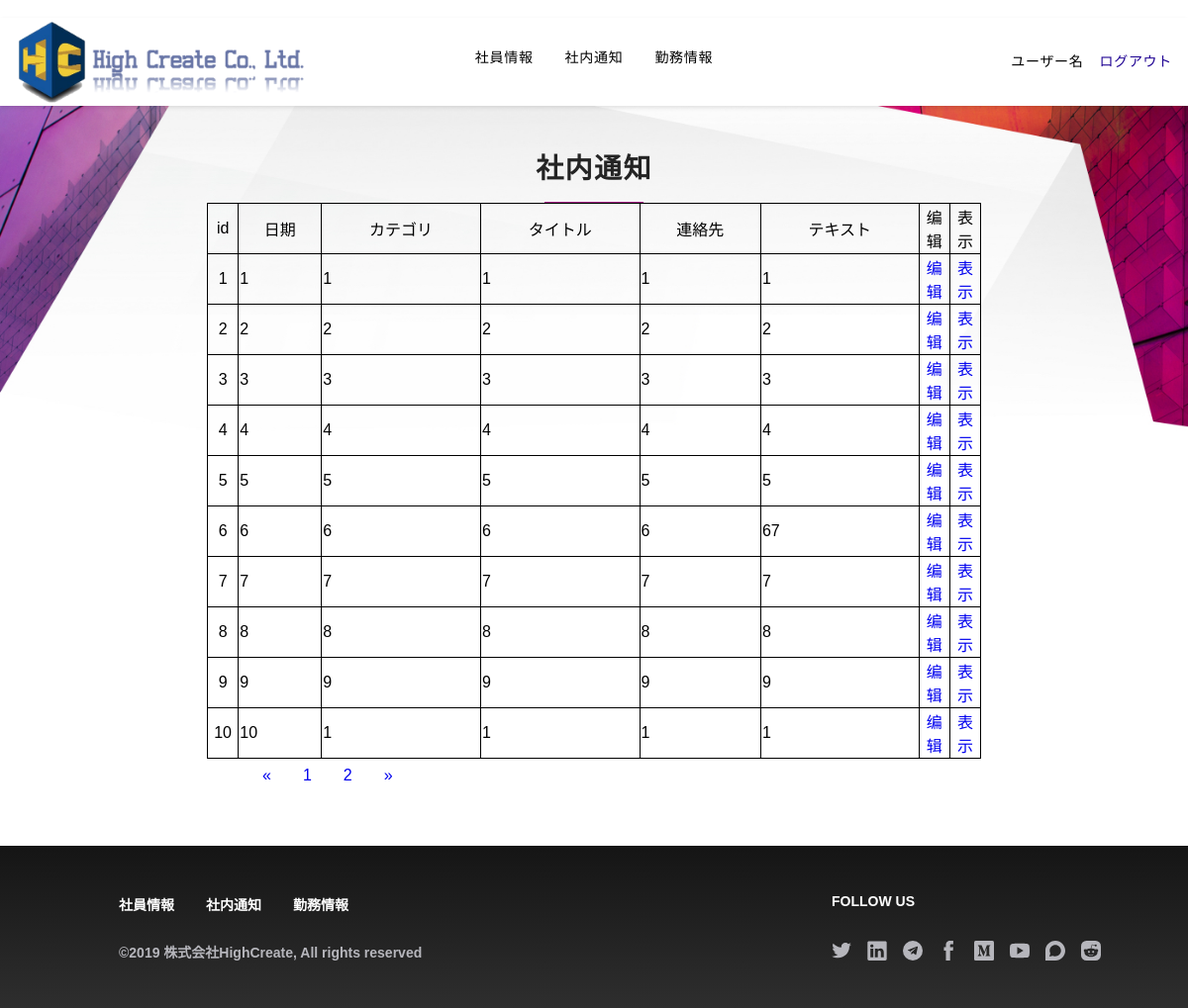
The page /notice/ on the database its author committed.
### homepage/models.py (models this page shows)
class noticeInfo(models.Model):
    userId = models.CharField(primary_key=True, max_length=20, verbose_name='userId')
    userData = models.CharField(blank=True, max_length=100, verbose_name='userData')
    userCategory = models.CharField(blank=True, max_length=100, verbose_name='userCategory')
    userTitle = models.CharField(blank=True, max_length=100, verbose_name='userTitle')
    userContact = models.CharField(blank=True, max_length=100, verbose_name='userContact')
    userText = models.CharField(blank=True, max_length=200, verbose_name='userText')
    class Meta:
        managed = False
        db_table = 'noticeInfo'

### homepage/officeviews.py (the view)
# urls.py: path('notice/', officeviews.notice, name='notice'),
def notice(request):
    page = request.GET.get('page')
    if page:
        page = int(page)
    else:
        page = 1
    detail_info = models.noticeInfo.objects.all()
    paginator = Paginator(detail_info, 10)
    page_num = paginator.num_pages
    page_article_list = paginator.page(page)
    if page_article_list.has_next():
        next_page = page + 1
    else:
        next_page = page
    if page_article_list.has_previous():
        previous_page = page - 1
    else:
        previous_page = page
    return render(request, 'notice.html',
                  {
                      'detail_info': page_article_list,
                      'page_num': range(1, page_num + 1),
                      'curr_page': page,
                      'next_page': next_page,
                      'previous_page': previous_page
                  }
                  )

### templates/notice.html (shortened to what this page needs)
{% extends 'officebase.html' %} {% block title %}社内通知 | HighCreate{% endblock %} {% block content %}
    <div class="p-3 bg-center bg-top bg-white mx-auto relative xl:p-0 PageWrap__ContentContainer-kkdcvd-0 dzVwN"
         id="site-content" ng-controller="ScrollController" data-ng-init="init('{{ jumpflag }}')">
        <div classnames="">
            <div class="Mantel__Container-sc-90mahe-0 loqmwV">
                <header>
                    <h1 class=" font-sans text-charcoal tracking-wide uppercase text-center pb-2 font-black uppercase md:text-3xl text-3xl">
                        社内通知</h1>
                    <div class=" h-px bg-magenta mx-auto" style="width: 100px;">
                    </div>
                </header>
            </div>
            <div class="Technology__SectionContainer-sc-1uzfb71-0 dnLgNL">
                <table class="table table-bordered ">
                    <tr class="text-center">
                        <td style="width: 4%;">id</td>
                        <td>日期</td>
                        <td>カテゴリ</td>
                        <td>タイトル</td>
                        <td>連絡先</td>
                        <td>テキスト</td>
                        <td style="width: 4%;">编辑</td>
                        <td style="width: 4%;">表示</td>
                    </tr>
                    {% for detail_info in detail_info %}
                        <tr>
                            <td class="text-center">{{ detail_info.userId }}</td>
                            <td>{{ detail_info.userData }}</td>
                            <td>{{ detail_info.userCategory }}</td>
                            <td>{{ detail_info.userTitle }}</td>
                            <td>{{ detail_info.userContact }}</td>
                            <td>{{ detail_info.userText }}</td>
                            <td class="text-center">
                                <a class="btn btn-default btn-xs" href="/notice/{{ detail_info.userId }}">编辑</a>
                            </td>
                            <td class="text-center">
                                <a class="btn btn-default btn-xs" href="/notices/{{ detail_info.userId }}">表示</a>
                            </td>
                        </tr>
                    {% endfor %}
                </table>
                <div class="boby-footer">
                    <div class="col-md-5 col-md-offset-5">
                        <nav aria-label="Page navigation">
                            <ul class="pagination">
                                <li>
                                    <a href="?page={{ previous_page }}" aria-label="Previous">
                                        <span aria-hidden="true">&laquo;</span>
                                    </a>
                                </li>
                                {% for num in page_num %}
                                    <li><a href="?page={{ num }}">{{ num }}</a></li>
                                {% endfor %}
                                <li>
                                    <a href="?page={{ next_page }}" aria-label="Next">
                                        <span aria-hidden="true">&raquo;</span>
                                    </a>
                                </li>
                            </ul>
                        </nav>
                    </div>
                </div>
            </div>
        </div>
    </div>
{% endblock %}

### templates/officebase.html (shortened to what this page needs)
﻿<!DOCTYPE html>
<html ng-app="myApp" lang="ja" data-react-helmet="lang" class="ng-scope">
<head>
    <link rel="stylesheet" type="text/css" href="../static/css/index_main.css">
    <link rel="stylesheet" type="text/css" href="../static/css/index_sub.css">
    <link rel="stylesheet" type="text/css" href="../static/css/contact_main.css">
    <link rel="stylesheet" type="text/css" href="../static/css/contact_sub.css">
</head>
<body>
    <div id="___gatsby">
        <header class="bg-white header-shadow relative z-10 ng-scope" id="site-header" ng-controller="HeaderController">
            <div class="flex justify-between px-2 py-2 max-w-5xl mx-auto lg:py-0">
                <a aria-current="page" class="text-charcoal max-w-xxs flex flex-grow items-center" href="../">
                    <img class="flex-grow fill-current" src="../static/pic/compaypic.png">
                </a>
                <nav class=" relative hidden mx-auto lg:flex justify-center">
                    <div class="Header__LinkWrap-mwzqop-0 hmFiIx">
                        <a class=" block font-sans text-sm text-black uppercase tracking-wide no-underline mx-2 py-4 border-b-2 border-white nav-link__item" href="/employinfo/">
                    社員情報
                        </a>
                    </div>
                    <div class="Header__LinkWrap-mwzqop-0 hmFiIx">
                        <a class="block font-sans text-sm text-black uppercase tracking-wide no-underline mx-2 py-4  border-b-2  border-white nav-link__item" href="/notice/">
                    社内通知
                        </a>
                    </div>
                    <div class="Header__LinkWrap-mwzqop-0 hmFiIx">
                        <a class="block  font-sans  text-sm  text-black  uppercase  tracking-wide  no-underline  mx-2  py-4  border-b-2  border-white nav-link__item" href="/workinfo/">
                    勤務情報
                        </a>
                    </div>
                </nav>
                <div class="max-w-xxs w-full flex items-center justify-end">
                    <div class="Header__LinkWrap-mwzqop-0 hmFiIx">
                        <a class="block  font-sans  text-sm  text-black  uppercase  tracking-wide  no-underline  mx-2  py-4  border-b-2  border-white ">
                    ユーザー名
                        </a>
                    </div>
                    <nav class=" relative hidden lg:flex">
                        <div class="Header__LinkWrap-mwzqop-0 hmFiIx">
                            <a class="block  font-sans  text-sm  text-navy  uppercase  tracking-wide  py-4  border-b-2  border-white nav-link__item" href="/login/">
                        ログアウト
                            </a>
                        </div>
                    </nav>
                </div>
            </div>
        </header>
    </div>
    {% block content %}{% endblock %}
    <div id="footer">
        <footer class=" footer-gradient mt-6 lg:mt-9 relative z-10" id="site-footer" ng-controller="footerController">
            <div class=" max-w-5xl mx-auto lg:px-9  pt-6 pb-6 ">
                <div class=" flex items-center self-center flex-col  lg:self-start lg:flex-row ">
                    <div class=" ml-4 justify-center items-center flex-col lg:self-end lg:flex-row ">
                        <div class=" flex flex-wrap mb-2 lg:flex-auto lg:mr-auto xl:flex-no-wrap">
                            <div class=" w-full max-w-1/2 px-1 lg:w-auto lg:mr-4 lg:max-w-1/3 xl:mb-0 lg:px-0 xl:max-w-none ">
                                <a class=" block font-sans font-bold no-underline text-white text-sm hover:underline mb-2" href="/employinfo/">
                              社員情報
		                        </a>
                            </div>
                            <div class=" w-full max-w-1/2 px-1 lg:w-auto lg:mr-4 lg:max-w-1/3 xl:mb-0 lg:px-0 xl:max-w-none ">
                                <a class=" block font-sans font-bold no-underline text-white text-sm hover:underline mb-2" href="/notice/">
                              社内通知
                            </a>
                            </div>
                            <div class=" w-full max-w-1/2  px-1 lg:w-auto lg:mr-4 lg:max-w-1/3 xl:mb-0 lg:px-0 xl:max-w-none ">
                                <a class=" block font-sans font-bold no-underline text-white text-sm hover:underline mb-2" href="/workinfo/">
                              勤務情報
		                          </a>
                            </div>
                        </div>
                        <div>
                            <p class=" block font-sans font-bold no-underline text-grey text-sm ">©2019 株式会社HighCreate, All rights reserved</p>
                        </div>
                    </div>
                    <div class="mt-4 lg:ml-auto lg:mt-0">
                        <div class=" font-sans font-bold text-white uppercase text-sm mb-4 text-center lg:text-left">
                            Follow Us
                        </div>
                        <div class=" flex items-center justify-center flex-wrap lg:flex-no-wrap ">
                            <a href="https://twitter.com/" class="lg:mr-2 lg:mb-0 mb-4 Footer__SocialIcon-pp4024-0 hYmCOr" target="_blank" rel="noopner">
                            </a>
                            <a href="https://www.linkedin.com/" class="lg:mr-2 lg:mb-0 mb-4 Footer__SocialIcon-pp4024-0 hYmCOr" target="_blank" rel="noopner">
                            </a>
                            <a href="https://t.me/" class="lg:mr-2 lg:mb-0 mb-4 Footer__SocialIcon-pp4024-0 hYmCOr" target="_blank" rel="noopner">
                            </a>
                            <a href="https://www.facebook.com/" class="lg:mr-2 lg:mb-0 mb-4 Footer__SocialIcon-pp4024-0 hYmCOr" target="_blank" rel="noopner">
                                <svg viewBox="0 0 20 40" xmlns="http://www.w3.org/2000/svg">
		                      <path d="M19.883 12.941h-6.462v-4.12c0-1.547 1.055-1.908 1.798-1.908h4.56V.11L13.5.086c-6.971 0-8.558 5.074-8.558 8.32v4.535H.909v7.01h4.032v19.835h8.48V19.95h5.723l.74-7.01z" class="fill-current" fill-rule="nonzero">
		                      </path>
		                    </svg>
                            </a>
                            <a href="https://medium.com/" class="lg:mr-2 lg:mb-0 mb-4 Footer__SocialIcon-pp4024-0 hYmCOr" target="_blank" rel="noopner">
                            </a>
                            <a href="https://www.youtube.com/" class="lg:mr-2 lg:mb-0 mb-4 Footer__SocialIcon-pp4024-0 hYmCOr" target="_blank" rel="noopner">
                            </a>
                            <a href="https://community.org" class="lg:mr-2 lg:mb-0 mb-4 Footer__SocialIcon-pp4024-0 hYmCOr" target="_blank" rel="noopner">
                            </a>
                            <a href="https://www.reddit.com/" class="lg:mb-0 mb-4 Footer__SocialIcon-pp4024-0 hYmCOr" target="_blank" rel="noopner">
                            </a>
                        </div>
                    </div>
                </div>
            </div>
        </footer>
    </div>
</body>
</html>

### homepage/static/css/index_sub.css (style rules this page uses)
.hmFiIx { overflow: visible; }
.hYmCOr { display: -webkit-box; display: -webkit-flex; display: -ms-flexbox; display: flex; width: 33.33333%; -webkit-align-items: center; -webkit-box-align: center; -ms-flex-align: center; align-items: center; -webkit-box-pack: center; -webkit-justify-content: center; -ms-flex-pack: center; justify-content: center; height: 100%; color: #B6B6BC; }
@media (min-width:992px) { .hYmCOr { width: auto; } }
.hYmCOr svg { max-width: 100%; max-height: 100%; width: 30px; height: 30px; }
@media (min-width:992px) { .hYmCOr svg { width: 20px; height: 20px; } }
.loqmwV { padding-top: 20%; overflow: hidden; margin: -1.5rem -1.5rem 0px; }
@media (min-width: 576px) { .loqmwV { padding-top: 9%; } }
@media (min-width: 992px) { .loqmwV { padding-top: 1%; padding-top: 5rem; } }
@media (min-width:1200px) { .loqmwV { padding-top: 4%; margin: 0; } }
@media (min-width: 321px) { .dzVwN { background: url(../pic/economic_policy-mobile-2x.jpg) center top / 100% no-repeat; } }
@media (min-width: 992px) { .dzVwN { background: url(../pic/economic_policy-desktop.jpg) center top / 100% no-repeat; } }
@media (min-width: 992px) { .dzVwN { min-height: 460px; } }
.dnLgNL { padding-left: 1rem; padding-right: 1rem; margin-left: auto; margin-right: auto; max-width: 50.875rem; }

### homepage/static/css/contact_main.css (style rules this page uses)
body { margin: 0 }

### templates/notice.html (style rules this page uses)
table { border-collapse: collapse; }
table, td, th { border: 1px solid black; }
li { list-style: none; float: left; padding: 8px 16px; text-decoration: none; }
a { text-decoration: none; }

### rows shown on the page
noticeInfo: userId "1", userData "1", userCategory "1", userTitle "1", userContact "1", userText "1"
noticeInfo: userId "2", userData "2", userCategory "2", userTitle "2", userContact "2", userText "2"
noticeInfo: userId "3", userData "3", userCategory "3", userTitle "3", userContact "3", userText "3"
noticeInfo: userId "4", userData "4", userCategory "4", userTitle "4", userContact "4", userText "4"
noticeInfo: userId "5", userData "5", userCategory "5", userTitle "5", userContact "5", userText "5"
noticeInfo: userId "6", userData "6", userCategory "6", userTitle "6", userContact "6", userText "67"
noticeInfo: userId "7", userData "7", userCategory "7", userTitle "7", userContact "7", userText "7"
noticeInfo: userId "8", userData "8", userCategory "8", userTitle "8", userContact "8", userText "8"
noticeInfo: userId "9", userData "9", userCategory "9", userTitle "9", userContact "9", userText "9"
noticeInfo: userId "10", userData "10", userCategory "1", userTitle "1", userContact "1", userText "1"

### other values the page prints
{{ num }} "1" "2"
